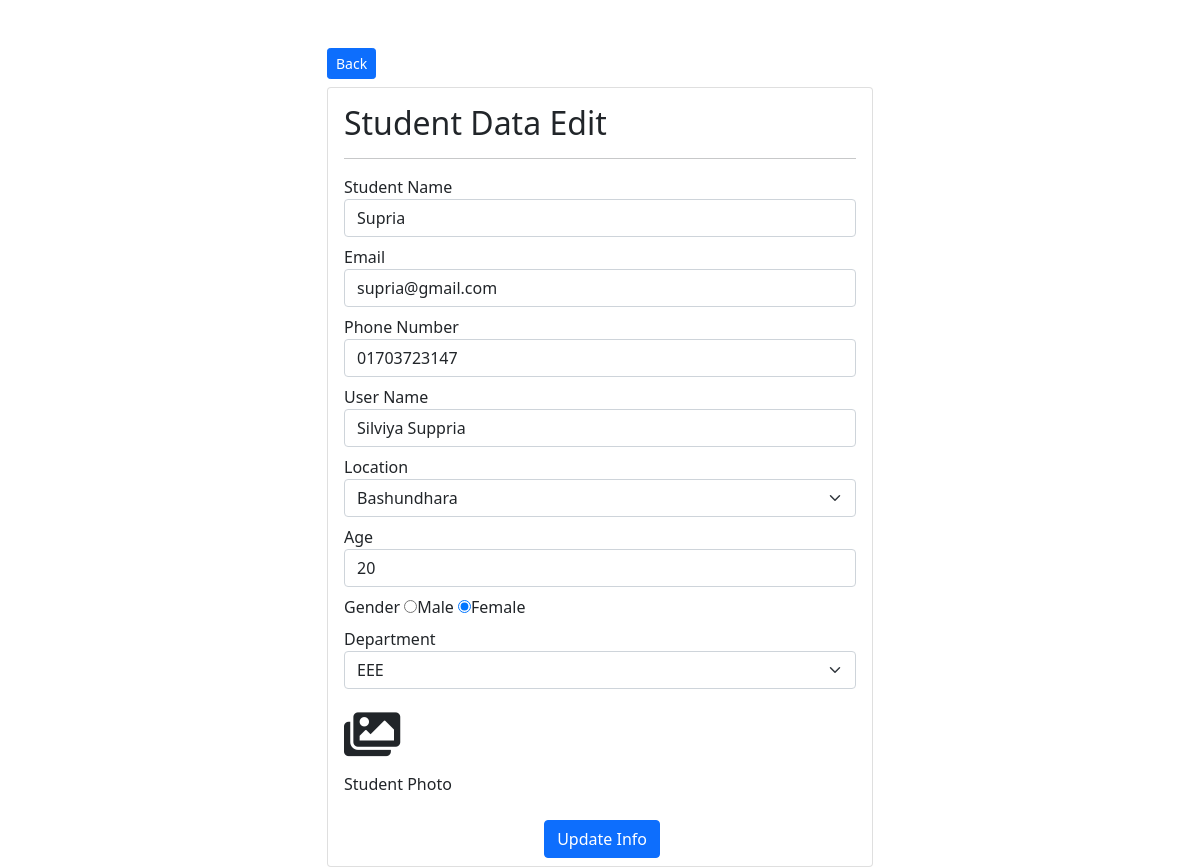
Page /student_edit.php?edit_id=2 on the committed database.
### tables this page shows
CREATE TABLE `students` (
  `id` int(11) NOT NULL,
  `name` varchar(100) NOT NULL,
  `email` varchar(100) NOT NULL,
  `cell` varchar(15) NOT NULL,
  `username` varchar(100) NOT NULL,
  `location` varchar(100) NOT NULL,
  `age` int(3) NOT NULL,
  `gender` varchar(20) NOT NULL,
  `dept` varchar(100) NOT NULL,
  `photo` varchar(100) NOT NULL,
  `status` varchar(20) NOT NULL DEFAULT 'Active',
  `created_at` varchar(100) NOT NULL DEFAULT current_timestamp(),
  `updated_at` varchar(100) DEFAULT NULL
);

### app/db.php (called while the page is built)
<?php
$host='localhost';
$user='root';
$pass='';
$db='crud';
function connect(){
  global $host,$user, $pass,$db;
  return $connection = new mysqli($host,$user,$pass,$db);
}
?>

### app/functions.php (called while the page is built, shortened)
<?php
function find($table,$id){
  $data = connect()->query("SELECT * FROM $table WHERE id='$id'");
  return $data-> fetch_object();
}
?>

### student_edit.php (the view, shortened to what this page needs)
<?php
if(isset($_GET['edit_id'])){
  $id = $_GET['edit_id'];
  $edit_data = find('students',$id);
}
?>
<!DOCTYPE html>
<html lang="en">
<head>
	<link rel="stylesheet" href="assets/css/bootstrap.min.css">
  <link rel="stylesheet" href="assets/fonts/css/all.css">
  <link rel="stylesheet" href="assets/css/style2.css">
</head>
<body>
<div class="container">
  <div class="row">
    <div class="col-lg-6 mx-auto mt-5">
    <a class="btn btn-primary btn-sm mb-2" href="student_index.php">Back</a>
      <div class="card">
        <div class="card-body">
        <h2>Student Data Edit</h2>
        <hr>
        <form action="" method="POST" enctype="multipart/form-data">
						<div class="form-group">
							<label for="">Student Name</label>
							<input name="name" class="form-control" value="<?php echo $edit_data->name; ?>" type="text">
						</div>
						<div class="form-group mt-2">
							<label for="">Email</label>
							<input name="email" class="form-control" value="<?php echo $edit_data->email; ?>" type="text">
						</div>
						<div class="form-group mt-2">
							<label for="">Phone Number</label>
							<input name="cell" class="form-control" value="<?php echo $edit_data->cell; ?>" type="text">
						</div>
						<div class="form-group mt-2">
							<label for="">User Name</label>
							<input name="username" class="form-control" value="<?php echo $edit_data->username; ?>" type="text">
						</div>
						<div class="form-group mt-2">
							<label for="">Location</label>
							<select class="form-select" aria-label=".form-select-sm example" name="location" id="">
								<option value="">-select-</op>
								<option <?php
                echo ($edit_data->location=='Bashundhara') ? 'selected':''; ?> value="Bashundhara">Bashundhara</option>
							</select>
						</div>
						<div class="form-group mt-2">
							<label for="">Age</label>
							<input name="age" class="form-control" value="<?php echo $edit_data->age; ?>" type="text">
						</div>
						<div class="form-group mt-2">
							<label for="">Gender</label>
							<input name="gender" type="radio" <?php
              echo ($edit_data->gender=='Male') ? 'checked':'';?> value="Male" id="Male"><label for="Male">Male</label>
							<input name="gender" type="radio" <?php
              echo ($edit_data->gender=='Female') ? 'checked':'';?> value="Female" id="Female"><label for="Female">Female</label>
						</div>
						<div class="form-group mt-2">
							<label for="">Department</label>
							<select class="form-select" aria-label=".form-select-sm example" name="dept" id="">
								<option <?php
                echo ($edit_data->dept=='EEE') ? 'selected':''; ?> value="EEE">EEE</option>
							</select>
						</div>
						<div class="form-group mt-2">
							<label for="student_photo_edit" <div style="cursor:pointer" data-toggle="tooltip" title="Profile Photo" class="pic"><i class="fas fa-images"></i> </div>Student Photo
						</div>
						<div class="form-group mt-2 mb-2 mx-auto">
							<input name="crud" class="btn btn-primary" type="submit" value="Update Info">
						</div>
        </div>
      </div>
    </div>
  </div>
</body>
</html>

### assets/css/style2.css (style rules this page uses)
.pic { font-size:50px; }

### rows in the picture
students: name "Supria", email "supria@gmail.com", cell "01703723147", username "Silviya Suppria", location "Bashundhara", age "20", gender "☐ Male", gender "☑ Female", dept "EEE"
